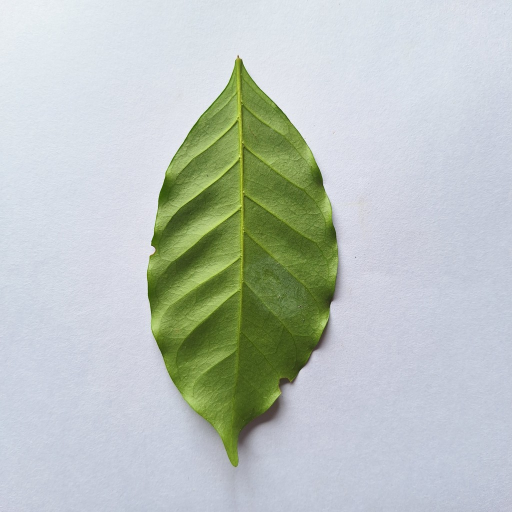
#> input picture Project/IA/tests/fixtures/coffee_healthy.jpg, 1024 x 1024 px (shown at 1/2 size)
$ python -i leaf.py   (imports and definitions only)
#> lines starting #> are read from the running program, lines starting #| are printed output that depends on the picture; after the words box and inside, x2 and y2 are one past the last pixel; in counts of white or black regions, pixels touching at a corner belong together
#> further down, picture is the input picture: PIL image 1024x1024 RGB; mean R, G, B 187.9, 196.6, 191.7
import cv2
import numpy as np
from PIL import Image


def Leaf_BBox(pil :Image.Image, work :int=512, min_frac :float=0.01, max_frac :float=0.6):
    """
        Localiza a folha numa foto com fundo claro (branco/cinza/azulado) e retorna
        a bbox (x0, y0, x1, y1) em coordenadas da imagem original.
        Retorna None quando nada é encontrado ou quando a imagem já é um close-up
        (folha ocupando mais que `max_frac` da imagem) — nesses casos não há o que recortar.
    """
#> called with work = 512, min_frac = 0.01, max_frac = 0.6
    rgb = np.asarray(pil.convert("RGB"))
    h, w = rgb.shape[:2]
#> h = 1024; w = 1024
    s = work / max(h, w)
#> s = 0.5
    small = cv2.resize(rgb, (max(1, int(w * s)), max(1, int(h * s))), interpolation=cv2.INTER_AREA)
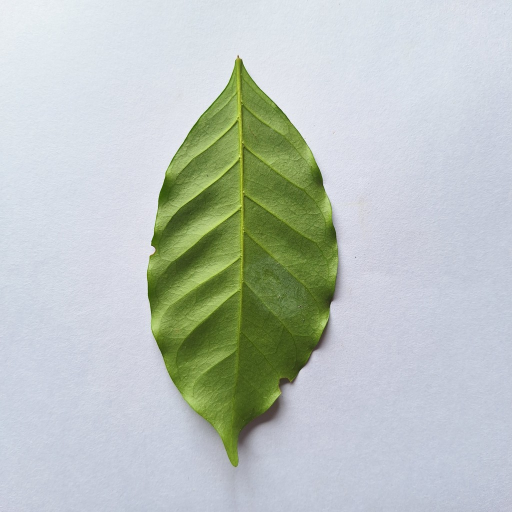
#> small: shape (512, 512, 3); mean R, G, B 188, 196.7, 191.8
    small = cv2.GaussianBlur(small, (5, 5), 0)

    # Fundo claro tem saturação baixa; folha (verde/amarela/marrom) tem saturação alta
    sat = cv2.cvtColor(small, cv2.COLOR_RGB2HSV)[..., 1]
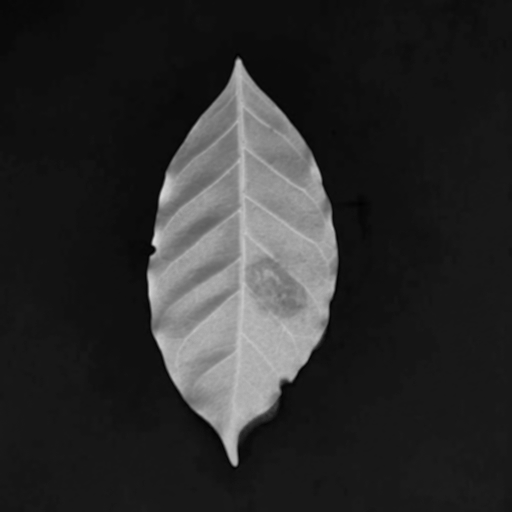
#> sat: shape (512, 512); min 0, max 216, mean 43.1
    t, _ = cv2.threshold(sat, 0, 255, cv2.THRESH_BINARY + cv2.THRESH_OTSU)
#> t = 83
    mask = (sat > max(t, 40)).astype(np.uint8) * 255
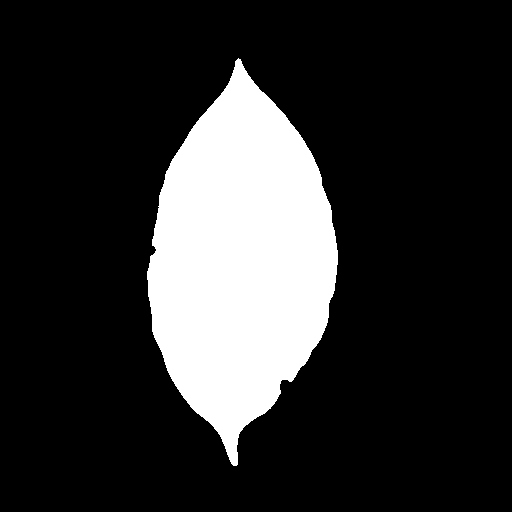
#> mask: shape (512, 512); 18.6% white; 1 white region, box (x1, y1, x2, y2) and area: (147, 58, 338, 466) 48803

    # Limpeza de máscara
    kernel = cv2.getStructuringElement(cv2.MORPH_ELLIPSE, (7, 7))
    mask = cv2.morphologyEx(mask, cv2.MORPH_CLOSE, kernel)
#> mask: shape (512, 512); 18.6% white; 1 white region, box (x1, y1, x2, y2) and area: (147, 58, 338, 466) 48810
    mask = cv2.morphologyEx(mask, cv2.MORPH_OPEN, kernel)
#> mask: shape (512, 512); 18.6% white; 1 white region

    contours, _ = cv2.findContours(mask, cv2.RETR_EXTERNAL, cv2.CHAIN_APPROX_SIMPLE)
#> contours = 1 contour; box (x1, y1, x2, y2) and area: (147, 59, 338, 466) 48378
    if not contours:
        return None

    largest = max(contours, key=cv2.contourArea)
#> largest = contour of 426 points, box (x1, y1, x2, y2) (147, 59, 338, 466), area 48378
    frac = cv2.contourArea(largest) / (mask.shape[0] * mask.shape[1])
#> frac = 0.185
    if frac < min_frac or frac > max_frac:
        return None

    x, y, bw, bh = cv2.boundingRect(largest)
#> x = 147; y = 59; bw = 191; bh = 407
    m = int(0.05 * max(bw, bh))  # margem de 5%
#> m = 20
    x0, y0 = max(0, x - m), max(0, y - m)
#> x0 = 127; y0 = 39
    x1, y1 = min(mask.shape[1], x + bw + m), min(mask.shape[0], y + bh + m)
#> x1 = 358; y1 = 486
    return int(x0 / s), int(y0 / s), int(x1 / s), int(y1 / s)


class LeafCrop:
    """
        Transform (PIL -> PIL) que recorta a folha antes do Resize.
        Sem isso, em fotos de folha inteira sobre fundo branco a folha vira uma faixa
        estreita no centro da imagem de 224px e o modelo só "enxerga" o centro.
        Em close-ups (folha ocupando a imagem toda) não faz nada.
    """
    def __call__(self, img :Image.Image) -> Image.Image:
        bbox = Leaf_BBox(img)
#> bbox = (254, 78, 716, 972)
        return img if bbox is None else img.crop(bbox)
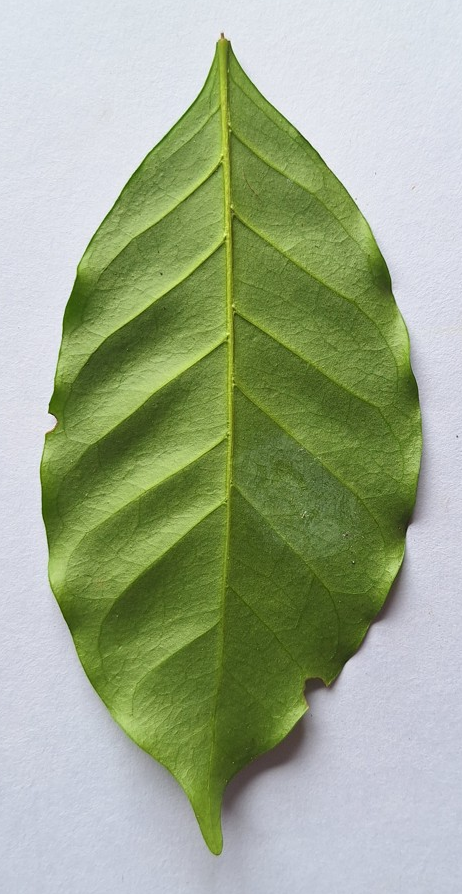
#> returned value: PIL image 462x894 RGB; mean R, G, B 158.1, 171.2, 141.3

    def __repr__(self):
        return f"{self.__class__.__name__}()"

>>> from PIL import Image
>>> picture = Image.open('../../Project/IA/tests/fixtures/coffee_healthy.jpg')
>>> result = LeafCrop()(picture)

$ run again, on Project/IA/tests/fixtures/coffee_phoma.jpg
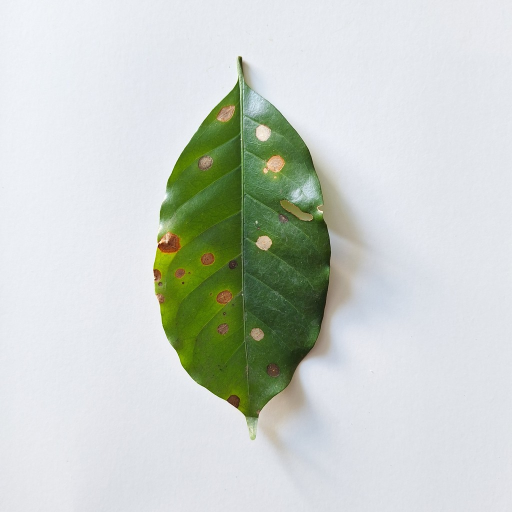
#> input picture Project/IA/tests/fixtures/coffee_phoma.jpg, 1024 x 1024 px (shown at 1/2 size)
#> picture is the input picture: PIL image 1024x1024 RGB; mean R, G, B 202.6, 209, 202.5
#> t = 87
#> in Leaf_BBox, `mask = cv2.morphologyEx(mask, cv2.MORPH_CLOSE, kernel)`:
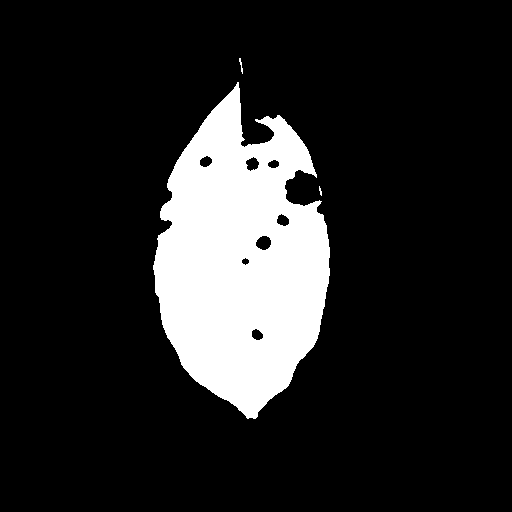
#> mask: shape (512, 512); 14.8% white; 3 white regions (1 under 20 px), largest, box (x1, y1, x2, y2) and area: (153, 82, 330, 419) 38695, (239, 58, 243, 74) 27
#> contours = 1 contour; box (x1, y1, x2, y2) and area: (153, 87, 330, 419) 38842
#> largest = contour of 430 points, box (x1, y1, x2, y2) (153, 87, 330, 419), area 38842
#> frac = 0.148
#> x = 153; y = 87; bw = 177; bh = 332
#> m = 16
#> x0 = 137; y0 = 71
#> x1 = 346; y1 = 435
#> bbox = (274, 142, 692, 870)
#> in __call__, `return img if bbox is None else img.crop(bbox)`:
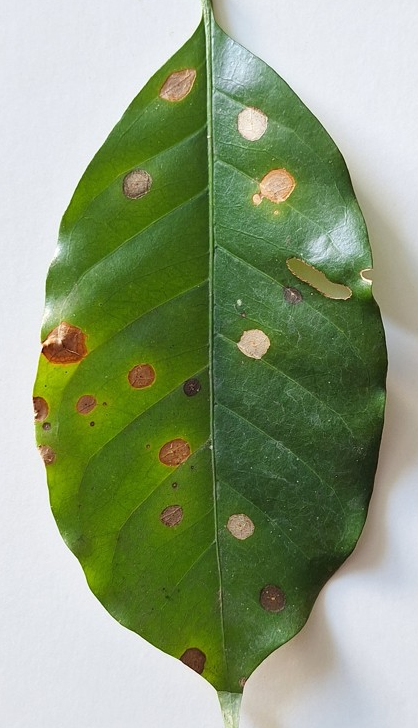
#> returned value: PIL image 418x728 RGB; mean R, G, B 142.1, 157.5, 122.8

$ run again, on Project/IA/tests/fixtures/coffee_rust.jpg
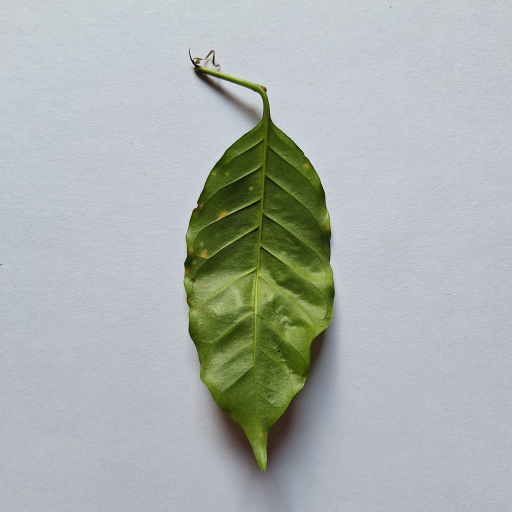
#> input picture Project/IA/tests/fixtures/coffee_rust.jpg, 1024 x 1024 px (shown at 1/2 size)
#> picture is the input picture: PIL image 1024x1024 RGB; mean R, G, B 172, 178.1, 174.9
#> t = 91
#> in Leaf_BBox, `mask = cv2.morphologyEx(mask, cv2.MORPH_OPEN, kernel)`:
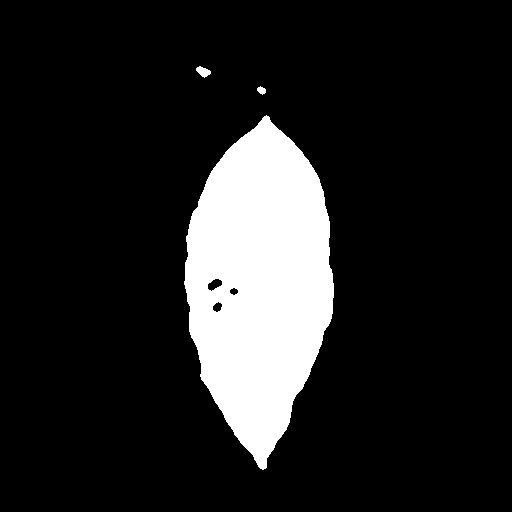
#> mask: shape (512, 512); 13.7% white; 3 white regions
#> contours = 3 contours; box (x1, y1, x2, y2) and area: (184, 115, 334, 470) 35520, (196, 66, 211, 78) 89, (257, 86, 266, 95) 42
#> largest = contour of 341 points, box (x1, y1, x2, y2) (184, 115, 334, 470), area 35520
#> frac = 0.135
#> x = 184; y = 115; bw = 150; bh = 355
#> m = 17
#> x0 = 167; y0 = 98
#> x1 = 351; y1 = 487
#> bbox = (334, 196, 702, 974)
#> in __call__, `return img if bbox is None else img.crop(bbox)`:
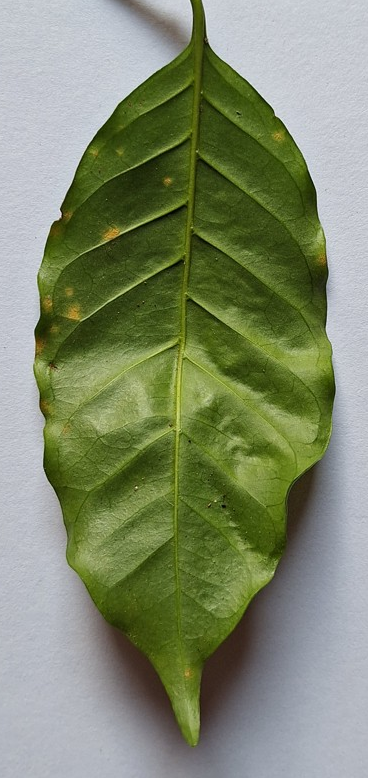
#> returned value: PIL image 368x778 RGB; mean R, G, B 127.9, 137.9, 109
